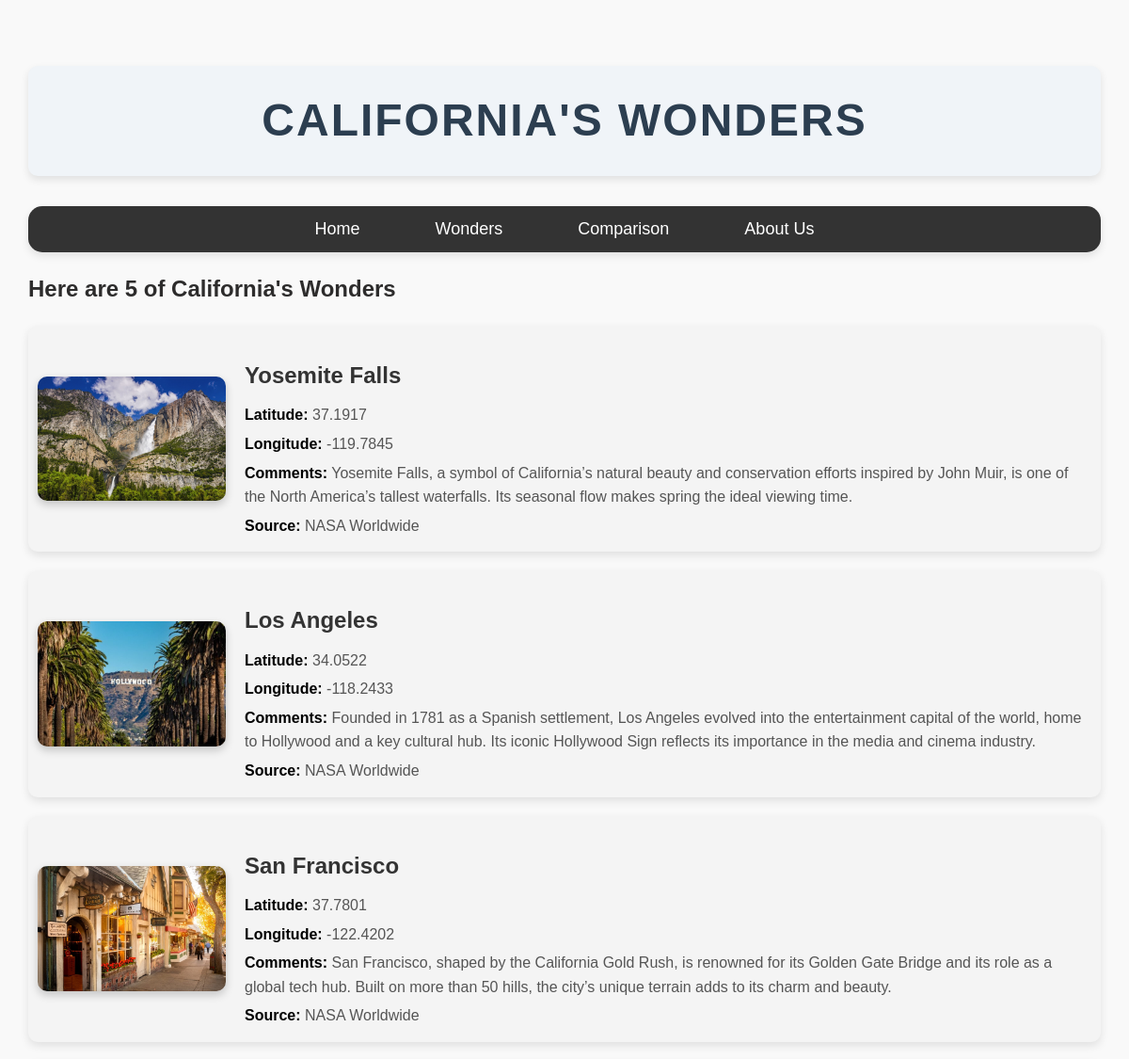
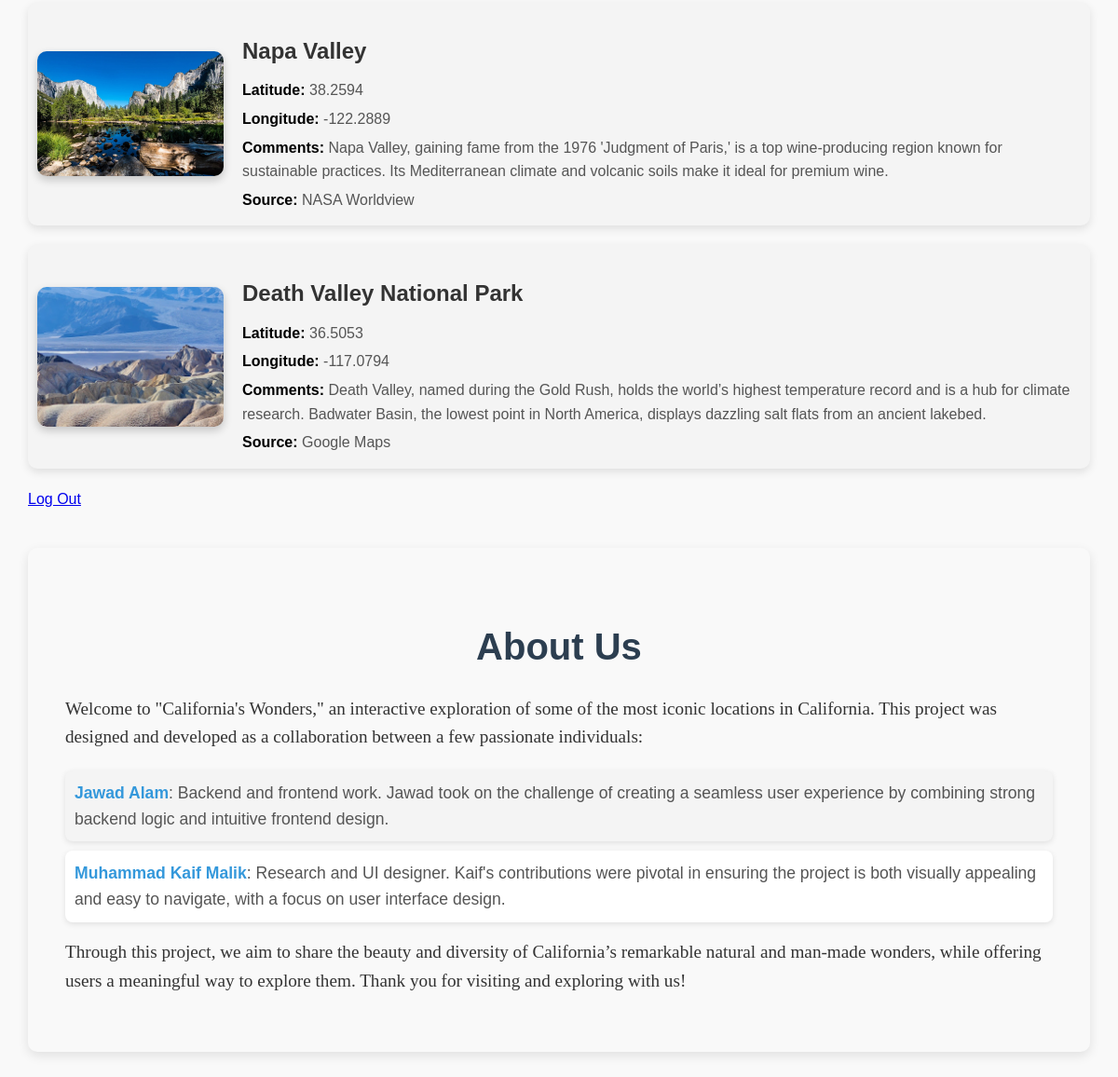
Screenshot of / (signed in) with the database file from the repository (2 pictures, top to bottom).
### dbclasses.py (models this page shows)
class GIS_Model(db.Model):
    __tablename__ = 'gis_model'
    ID = db.Column(db.Integer, primary_key=True)
    ImagePath = db.Column(db.String(2000), nullable=False)
    Name = db.Column(db.String(100), nullable=False)
    Latitude = db.Column(db.Float(20), nullable=False)
    Longitude = db.Column(db.Float, nullable=False)
    Comments = db.Column(db.String(1000), nullable=True)
    Source = db.Column(db.String(50), nullable=True)
    Date = db.Column(db.DateTime, default=datetime.utcnow)
    comp_model = db.relationship('COMP_Model', uselist=False, back_populates='gis_model', cascade='all, delete-orphan')
    analysis_model = db.relationship('ANALYSIS_Model', uselist=False, back_populates='gis_model', cascade='all, delete-orphan')

### main.py (the view)
@app.route('/',methods=['Post','Get'])
@login_required
def main_page():
    gis_data= GIS_Model.query.all()
    return render_template('main.html',gis_data=gis_data)

### main.py (called while the page is built)
@login_manager.user_loader
def load_user(user_id):
    return User.query.get(int(user_id))

### templates/main.html
{% extends "basic.html" %}
{% block body %}
<h1 class="center" id="#home">
    California's Wonders
</h1>
<nav id="navigation">
    <ul>
        <li><a href="#home">Home</a></li>
        <li><a href="#wonders">Wonders</a></li>
        <li><a href="/comparison">Comparison</a></li>
        <li><a href="#about_us">About Us</a></li>
    </ul>
</nav>
<div>
    <h2 id="wonders">Here are 5 of California's Wonders</h2>
    {% for data in gis_data %}
    <div class="gis-entry">
        <div class="gis-image">
            <img src="{{ url_for('static', filename='Images/' + data.ImagePath) }}" alt="{{ data.Name }}">
        </div>
        <div class="gis-info">
            <a href="/image/{{ data.ID }}">
                <h3>{{ data.Name }}</h3>
            </a>
            <p><strong>Latitude:</strong> {{ data.Latitude }}</p>
            <p><strong>Longitude:</strong> {{ data.Longitude }}</p>
            <p><strong>Comments:</strong> {{ data.Comments }}</p>
            <p><strong>Source:</strong> {{ data.Source }}</p>
        </div>
    </div>
{% endfor %}
<a href="{{url_for('logout')}}">Log Out</a>
<div id="about_us">
    <h2>About Us</h2>
    <p>Welcome to "California's Wonders," an interactive exploration of some of the most iconic locations in California. This project was designed and developed as a collaboration between a few passionate individuals:</p>
    <ul>
        <li><strong>Jawad Alam</strong>: Backend and frontend work. Jawad took on the challenge of creating a seamless user experience by combining strong backend logic and intuitive frontend design.</li>
        <li><strong>Muhammad Kaif Malik</strong>: Research and UI designer. Kaif's contributions were pivotal in ensuring the project is both visually appealing and easy to navigate, with a focus on user interface design.</li>
    </ul>
    <p>Through this project, we aim to share the beauty and diversity of California’s remarkable natural and man-made wonders, while offering users a meaningful way to explore them. Thank you for visiting and exploring with us!</p>
</div>
{% endblock %}

### templates/basic.html (shortened to what this page needs)
<!DOCTYPE html>
<html lang="en">
<head>
   {% block style %}
    <link rel="stylesheet" href="{{ url_for('static',filename = 'css/styles.css') }}">
    {% endblock %}
</head>
<body>
    {% block body %}{% endblock %}
</body>
</html>

### static/css/styles.css (style rules this page uses)
body { margin: 10px; padding: 20px; font-family: 'Gill Sans', 'Gill Sans MT', Calibri, 'Trebuchet MS', sans-serif ; line-height: 1.6; background-color: #f9f9f9; color: #2d2c2c; }
.center { text-align: center; font-size: 3em; font-family: 'Arial', sans-serif; color: #2c3e50; text-transform: uppercase; letter-spacing: 2px; padding: 20px; background-color: #f0f4f8; border-radius: 10px; box-shadow: 0px 4px 8px rgba(0, 0, 0, 0.1); margin-top: 40px; }
img { max-width: 300px; height: auto; border-radius: 15px; box-shadow: 0px 4px 10px rgba(0, 0, 0, 0.2); margin: 10px; display: block; margin-left: auto; margin-right: auto; }
#navigation { background-color: #333; padding: 10px 0; font-family: Arial, sans-serif; text-align: center; }
.gis-info a { text-decoration: none; }
.gis-entry { display: flex; align-items: center; margin-bottom: 20px; padding: 10px; background-color: #f4f4f4; border-radius: 10px; box-shadow: 0px 4px 10px rgba(0, 0, 0, 0.1); }
.gis-image { flex: 1; max-width: 200px; margin-right: 20px; }
.gis-image img { width: 100%; height: auto; border-radius: 10px; }
.gis-info { flex: 2; }
.gis-info h3 { font-size: 1.5em; font-family: 'Arial', sans-serif; color: #333; margin-bottom: 10px; text-transform: capitalize; }
.gis-info p { font-size: 1em; color: #555; margin: 5px 0; }
.gis-info strong { color: #000; }
#navigation { background-color: #333; padding: 10px 20px; border-radius: 15px; box-shadow: 0px 4px 8px rgba(0, 0, 0, 0.1); }
#navigation ul { list-style-type: none; margin: 0; padding: 0; display: flex; justify-content: center; }
#navigation ul li { margin: 0 20px; }
#navigation ul li a { color: #fff; text-decoration: none; font-size: 18px; padding: 10px 20px; border-radius: 5px; transition: background-color 0.3s ease; }
p { margin: 5px 0; }
#about_us { padding: 40px; background-color: #f9f9f9; border-radius: 10px; box-shadow: 0px 4px 12px rgba(0, 0, 0, 0.1); margin-top: 40px; }
#about_us h2 { text-align: center; font-size: 2.5em; color: #2c3e50; margin-bottom: 20px; font-family: 'Arial', sans-serif; }
#about_us p { font-size: 1.2em; line-height: 1.6; color: #333; margin-bottom: 20px; font-family: 'Georgia', serif; }
#about_us ul { list-style-type: none; padding: 0; font-size: 1.1em; color: #555; }
#about_us ul li { padding: 10px; margin: 10px 0; background-color: #fff; border-radius: 8px; box-shadow: 0px 2px 6px rgba(0, 0, 0, 0.1); transition: background-color 0.3s ease, transform 0.3s ease; }
#about_us ul li strong { font-weight: bold; color: #3498db; }
#about_us ul li:nth-child(odd) { background-color: #f4f4f4; }

### rows the page displays
GIS_Model: ImagePath (picture), Name "Yosemite Falls", Latitude "37.1917", Longitude "-119.7845", Comments "Yosemite Falls, a symbol of California’s natural beauty and conservation efforts inspired by John Muir, is one of the North America’s tallest waterfalls. Its seasonal flow makes spring the ideal viewing time.", Source "NASA Worldwide"
GIS_Model: ImagePath (picture), Name "Los Angeles", Latitude "34.0522", Longitude "-118.2433", Comments "Founded in 1781 as a Spanish settlement, Los Angeles evolved into the entertainment capital of the world, home to Hollywood and a key cultural hub. Its iconic Hollywood Sign reflects its importance in the media and cinema industry.", Source "NASA Worldwide"
GIS_Model: ImagePath (picture), Name "San Francisco", Latitude "37.7801", Longitude "-122.4202", Comments "San Francisco, shaped by the California Gold Rush, is renowned for its Golden Gate Bridge and its role as a global tech hub. Built on more than 50 hills, the city’s unique terrain adds to its charm and beauty.", Source "NASA Worldwide"
GIS_Model: ImagePath (picture), Name "Napa Valley", Latitude "38.2594", Longitude "-122.2889", Comments "Napa Valley, gaining fame from the 1976 'Judgment of Paris,' is a top wine-producing region known for sustainable practices. Its Mediterranean climate and volcanic soils make it ideal for premium wine.", Source "NASA Worldview"
GIS_Model: ImagePath (picture), Name "Death Valley National Park", Latitude "36.5053", Longitude "-117.0794", Comments "Death Valley, named during the Gold Rush, holds the world’s highest temperature record and is a hub for climate research. Badwater Basin, the lowest point in North America, displays dazzling salt flats from an ancient lakebed.", Source "Google Maps"
